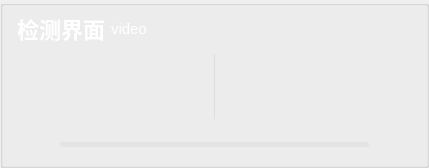
          <widget class="QGroupBox" name="groupBox_201">
           <property name="styleSheet">
            <string notr="true">#groupBox_201{
background-color: rgba(95, 95, 95, .3);
border: 0px solid #42adff;
border-left: 1px solid rgba(200, 200, 200,100);
border-right: 0px solid rgba(29, 83, 185, 255);
border-radius:0px;}</string>
           </property>
           <property name="title">
            <string/>
           </property>
           <layout class="QVBoxLayout" name="verticalLayout_4" stretch="0,1,0">
            <property name="topMargin">
             <number>0</number>
            </property>
            <property name="bottomMargin">
             <number>0</number>
            </property>
            <item>
             <widget class="QGroupBox" name="groupBox_3">
              <property name="minimumSize">
               <size>
                <width>0</width>
                <height>42</height>
               </size>
              </property>
              <property name="maximumSize">
               <size>
                <width>16777215</width>
                <height>42</height>
               </size>
              </property>
              <property name="styleSheet">
               <string notr="true">#groupBox_3{
border: 0px solid #42adff;
border-radius:0px;}</string>
              </property>
              <property name="title">
               <string/>
              </property>
              <layout class="QHBoxLayout" name="horizontalLayout_6">
               <property name="leftMargin">
                <number>0</number>
               </property>
               <property name="topMargin">
                <number>0</number>
               </property>
               <property name="rightMargin">
                <number>0</number>
               </property>
               <property name="bottomMargin">
                <number>0</number>
               </property>
               <item>
                <widget class="QLabel" name="label_6">
                 <property name="minimumSize">
                  <size>
                   <width>0</width>
                   <height>0</height>
                  </size>
                 </property>
                 <property name="maximumSize">
                  <size>
                   <width>16777215</width>
                   <height>40</height>
                  </size>
                 </property>
                 <property name="styleSheet">
                  <string notr="true">QLabel
{
	font-size: 22px;
	font-family: &quot;Microsoft YaHei&quot;;
	font-weight: bold;
 		border-radius:9px;
		background:rgba(66, 195, 255, 0);
	color: rgb(255, 255, 255);
}
</string>
                 </property>
                 <property name="text">
                  <string>检测界面</string>
                 </property>
                </widget>
               </item>
               <item>
                <widget class="QLabel" name="label_28">
                 <property name="minimumSize">
                  <size>
                   <width>0</width>
                   <height>0</height>
                  </size>
                 </property>
                 <property name="maximumSize">
                  <size>
                   <width>16777215</width>
                   <height>40</height>
                  </size>
                 </property>
                 <property name="styleSheet">
                  <string notr="true">QLabel{
	font-family: &quot;DejaVu Sans Mono&quot;;
	font-size: 15px;
	color: rgb(255, 255, 255);}</string>
                 </property>
                 <property name="text">
                  <string>video</string>
                 </property>
                </widget>
               </item>
               <item>
                <spacer name="horizontalSpacer_14">
                 <property name="orientation">
                  <enum>Qt::Horizontal</enum>
                 </property>
                 <property name="sizeHint" stdset="0">
                  <size>
                   <width>40</width>
                   <height>20</height>
                  </size>
                 </property>
                </spacer>
               </item>
               <item>
                <widget class="QLabel" name="fps_label">
                 <property name="minimumSize">
                  <size>
                   <width>100</width>
                   <height>40</height>
                  </size>
                 </property>
                 <property name="maximumSize">
                  <size>
                   <width>100</width>
                   <height>40</height>
                  </size>
                 </property>
                 <property name="styleSheet">
                  <string notr="true">QLabel
{
	font-size: 20px;
	font-family: &quot;Microsoft YaHei&quot;;
	font-weight: bold;
 		border-radius:9px;
		background:rgba(66, 195, 255, 0);
color: rgb(218, 218, 218);
}
</string>
                 </property>
                 <property name="text">
                  <string/>
                 </property>
                 <property name="alignment">
                  <set>Qt::AlignCenter</set>
                 </property>
                </widget>
               </item>
              </layout>
             </widget>
            </item>
            <item>
             <widget class="QSplitter" name="splitter">
              <property name="enabled">
               <bool>true</bool>
              </property>
              <property name="styleSheet">
               <string notr="true">#splitter::handle{background: 1px solid  rgba(200, 200, 200,100);}</string>
              </property>
              <property name="frameShape">
               <enum>QFrame::NoFrame</enum>
              </property>
              <property name="lineWidth">
               <number>10</number>
              </property>
              <property name="orientation">
               <enum>Qt::Horizontal</enum>
              </property>
              <property name="handleWidth">
               <number>1</number>
              </property>
              <widget class="Label_click_Mouse" name="raw_video">
               <property name="enabled">
                <bool>true</bool>
               </property>
               <property name="sizePolicy">
                <sizepolicy hsizetype="Ignored" vsizetype="Ignored">
                 <horstretch>0</horstretch>
                 <verstretch>0</verstretch>
                </sizepolicy>
               </property>
               <property name="minimumSize">
                <size>
                 <width>200</width>
                 <height>0</height>
                </size>
               </property>
               <property name="font">
                <font>
                 <family>微软雅黑</family>
                 <pointsize>36</pointsize>
                </font>
               </property>
               <property name="cursor">
                <cursorShape>ArrowCursor</cursorShape>
               </property>
               <property name="styleSheet">
                <string notr="true">color: rgb(218, 218, 218);
</string>
               </property>
               <property name="text">
                <string/>
               </property>
               <property name="scaledContents">
                <bool>false</bool>
               </property>
               <property name="alignment">
                <set>Qt::AlignCenter</set>
               </property>
              </widget>
              <widget class="Label_click_Mouse" name="out_video">
               <property name="enabled">
                <bool>true</bool>
               </property>
               <property name="sizePolicy">
                <sizepolicy hsizetype="Ignored" vsizetype="Ignored">
                 <horstretch>0</horstretch>
                 <verstretch>0</verstretch>
                </sizepolicy>
               </property>
               <property name="minimumSize">
                <size>
                 <width>200</width>
                 <height>0</height>
                </size>
               </property>
               <property name="font">
                <font>
                 <family>微软雅黑</family>
                 <pointsize>36</pointsize>
                </font>
               </property>
               <property name="cursor">
                <cursorShape>ArrowCursor</cursorShape>
               </property>
               <property name="styleSheet">
                <string notr="true">color: rgb(218, 218, 218);
</string>
               </property>
               <property name="text">
                <string/>
               </property>
               <property name="scaledContents">
                <bool>false</bool>
               </property>
               <property name="alignment">
                <set>Qt::AlignCenter</set>
               </property>
              </widget>
             </widget>
            </item>
            <item>
             <layout class="QHBoxLayout" name="horizontalLayout_12">
              <property name="rightMargin">
               <number>0</number>
              </property>
              <item>
               <widget class="QPushButton" name="runButton">
                <property name="minimumSize">
                 <size>
                  <width>40</width>
                  <height>40</height>
                 </size>
                </property>
                <property name="styleSheet">
                 <string notr="true">QPushButton {
border-style: solid;
border-width: 0px;
border-radius: 0px;
background-color: rgba(223, 223, 223, 0);
}
QPushButton::focus{outline: none;}
QPushButton::hover {
border-style: solid;
border-width: 0px;
border-radius: 0px;
background-color: rgba(223, 223, 223, 150);}</string>
                </property>
                <property name="text">
                 <string/>
                </property>
                <property name="icon">
                 <iconset resource="../apprcc.qrc">
                  <normaloff>:/img/icon/运行.png</normaloff>
                  <normalon>:/img/icon/暂停.png</normalon>
                  <disabledoff>:/img/icon/运行.png</disabledoff>
                  <disabledon>:/img/icon/暂停.png</disabledon>
                  <activeoff>:/img/icon/运行.png</activeoff>
                  <activeon>:/img/icon/暂停.png</activeon>
                  <selectedoff>:/img/icon/运行.png</selectedoff>
                  <selectedon>:/img/icon/暂停.png</selectedon>:/img/icon/运行.png</iconset>
                </property>
                <property name="iconSize">
                 <size>
                  <width>30</width>
                  <height>30</height>
                 </size>
                </property>
                <property name="checkable">
                 <bool>true</bool>
                </property>
               </widget>
              </item>
              <item>
               <widget class="QProgressBar" name="progressBar">
                <property name="maximumSize">
                 <size>
                  <width>16777215</width>
                  <height>5</height>
                 </size>
                </property>
                <property name="styleSheet">
                 <string notr="true">QProgressBar{ color: rgb(255, 255, 255); font:12pt; border-radius:2px; text-align:center; border:none; background-color: rgba(215, 215, 215,100);} 
QProgressBar:chunk{ border-radius:0px; background: rgba(55, 55, 55, 200);}</string>
                </property>
                <property name="maximum">
                 <number>1000</number>
                </property>
                <property name="value">
                 <number>0</number>
                </property>
                <property name="textVisible">
                 <bool>false</bool>
                </property>
               </widget>
              </item>
              <item>
               <widget class="QPushButton" name="stopButton">
                <property name="minimumSize">
                 <size>
                  <width>40</width>
                  <height>40</height>
                 </size>
                </property>
                <property name="styleSheet">
                 <string notr="true">QPushButton {
border-style: solid;
border-width: 0px;
border-radius: 0px;
background-color: rgba(223, 223, 223, 0);
}
QPushButton::focus{outline: none;}
QPushButton::hover {
border-style: solid;
border-width: 0px;
border-radius: 0px;
background-color: rgba(223, 223, 223, 150);}</string>
                </property>
                <property name="text">
                 <string/>
                </property>
                <property name="icon">
                 <iconset resource="../apprcc.qrc">
                  <normaloff>:/img/icon/终止.png</normaloff>:/img/icon/终止.png</iconset>
                </property>
                <property name="iconSize">
                 <size>
                  <width>30</width>
                  <height>30</height>
                 </size>
                </property>
               </widget>
              </item>
             </layout>
            </item>
           </layout>
          </widget>
